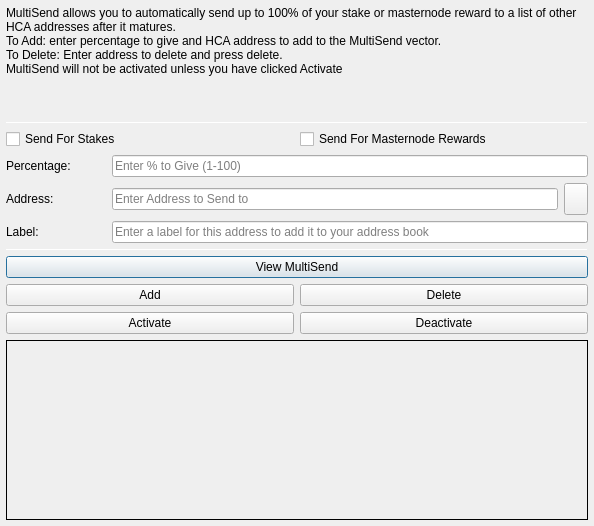
<?xml version="1.0" encoding="UTF-8"?>
<ui version="4.0">
 <class>MultiSendDialog</class>
 <widget class="QDialog" name="MultiSendDialog">
  <property name="windowModality">
   <enum>Qt::NonModal</enum>
  </property>
  <property name="geometry">
   <rect>
    <x>0</x>
    <y>0</y>
    <width>594</width>
    <height>526</height>
   </rect>
  </property>
  <property name="windowTitle">
   <string>MultiSend</string>
  </property>
  <layout class="QVBoxLayout" name="verticalLayout" stretch="0">
   <property name="leftMargin">
    <number>6</number>
   </property>
   <property name="topMargin">
    <number>6</number>
   </property>
   <property name="rightMargin">
    <number>6</number>
   </property>
   <property name="bottomMargin">
    <number>6</number>
   </property>
   <item>
    <layout class="QVBoxLayout" name="verticalLayout_Main" stretch="1,1,1,0,1,1,1">
     <item>
      <widget class="QLabel" name="label_2">
       <property name="lineWidth">
        <number>1</number>
       </property>
       <property name="text">
        <string>MultiSend allows you to automatically send up to 100% of your stake or masternode reward to a list of other HCA addresses after it matures.
To Add: enter percentage to give and HCA address to add to the MultiSend vector.
To Delete: Enter address to delete and press delete.
MultiSend will not be activated unless you have clicked Activate</string>
       </property>
       <property name="alignment">
        <set>Qt::AlignLeading|Qt::AlignLeft|Qt::AlignTop</set>
       </property>
       <property name="wordWrap">
        <bool>true</bool>
       </property>
      </widget>
     </item>
     <item>
      <widget class="Line" name="line">
       <property name="minimumSize">
        <size>
         <width>0</width>
         <height>1</height>
        </size>
       </property>
       <property name="maximumSize">
        <size>
         <width>16777215</width>
         <height>1</height>
        </size>
       </property>
       <property name="orientation">
        <enum>Qt::Horizontal</enum>
       </property>
      </widget>
     </item>
     <item>
      <layout class="QVBoxLayout" name="verticalLayout_Settings">
       <item>
        <layout class="QHBoxLayout" name="horizontalLayout">
         <item>
          <widget class="QCheckBox" name="multiSendStakeCheckBox">
           <property name="text">
            <string>Send For Stakes</string>
           </property>
          </widget>
         </item>
         <item>
          <widget class="QCheckBox" name="multiSendMasternodeCheckBox">
           <property name="text">
            <string>Send For Masternode Rewards</string>
           </property>
          </widget>
         </item>
        </layout>
       </item>
       <item>
        <layout class="QHBoxLayout" name="horizontalLayout_6">
         <item>
          <widget class="QLabel" name="label">
           <property name="minimumSize">
            <size>
             <width>100</width>
             <height>0</height>
            </size>
           </property>
           <property name="toolTip">
            <string>Percentage of stake to send</string>
           </property>
           <property name="text">
            <string>Percentage:</string>
           </property>
          </widget>
         </item>
         <item>
          <widget class="QLineEdit" name="multiSendPercentEdit">
           <property name="toolTip">
            <string>Enter whole numbers 1 - 100</string>
           </property>
           <property name="placeholderText">
            <string>Enter % to Give (1-100)</string>
           </property>
          </widget>
         </item>
        </layout>
       </item>
       <item>
        <layout class="QHBoxLayout" name="horizontalLayout_7">
         <item>
          <widget class="QLabel" name="label_5">
           <property name="minimumSize">
            <size>
             <width>100</width>
             <height>0</height>
            </size>
           </property>
           <property name="toolTip">
            <string>Address to send portion of stake to</string>
           </property>
           <property name="text">
            <string>Address:</string>
           </property>
          </widget>
         </item>
         <item>
          <widget class="QLineEdit" name="multiSendAddressEdit">
           <property name="toolTip">
            <string/>
           </property>
           <property name="placeholderText">
            <string>Enter Address to Send to</string>
           </property>
          </widget>
         </item>
         <item>
          <widget class="QToolButton" name="addressBookButton">
           <property name="maximumSize">
            <size>
             <width>16777215</width>
             <height>32</height>
            </size>
           </property>
           <property name="toolTip">
            <string>Choose an address from the address book</string>
           </property>
           <property name="text">
            <string/>
           </property>
           <property name="icon">
            <iconset resource="../hca.qrc">
             <normaloff>:/icons/address-book</normaloff>:/icons/address-book</iconset>
           </property>
           <property name="shortcut">
            <string>Alt+A</string>
           </property>
          </widget>
         </item>
        </layout>
       </item>
      </layout>
     </item>
     <item>
      <layout class="QHBoxLayout" name="horizontalLayout_3">
       <item>
        <widget class="QLabel" name="label_3">
         <property name="minimumSize">
          <size>
           <width>100</width>
           <height>0</height>
          </size>
         </property>
         <property name="text">
          <string>Label:</string>
         </property>
        </widget>
       </item>
       <item>
        <widget class="QLineEdit" name="labelAddressLabelEdit">
         <property name="placeholderText">
          <string>Enter a label for this address to add it to your address book</string>
         </property>
        </widget>
       </item>
      </layout>
     </item>
     <item>
      <widget class="Line" name="line_2">
       <property name="minimumSize">
        <size>
         <width>0</width>
         <height>1</height>
        </size>
       </property>
       <property name="maximumSize">
        <size>
         <width>16777215</width>
         <height>1</height>
        </size>
       </property>
       <property name="orientation">
        <enum>Qt::Horizontal</enum>
       </property>
      </widget>
     </item>
     <item>
      <layout class="QVBoxLayout" name="verticalLayout_Buttons">
       <item>
        <layout class="QHBoxLayout" name="horizontalLayout_4">
         <item>
          <widget class="QPushButton" name="viewButton">
           <property name="toolTip">
            <string/>
           </property>
           <property name="statusTip">
            <string>View MultiSend Vector</string>
           </property>
           <property name="text">
            <string>View MultiSend</string>
           </property>
          </widget>
         </item>
        </layout>
       </item>
       <item>
        <layout class="QHBoxLayout" name="horizontalLayout_2">
         <item>
          <widget class="QPushButton" name="addButton">
           <property name="toolTip">
            <string/>
           </property>
           <property name="statusTip">
            <string>Add to MultiSend Vector</string>
           </property>
           <property name="text">
            <string>Add</string>
           </property>
          </widget>
         </item>
         <item>
          <widget class="QPushButton" name="deleteButton">
           <property name="toolTip">
            <string/>
           </property>
           <property name="statusTip">
            <string>Delete Address From MultiSend Vector</string>
           </property>
           <property name="text">
            <string>Delete</string>
           </property>
          </widget>
         </item>
        </layout>
       </item>
       <item>
        <layout class="QHBoxLayout" name="horizontalLayout_5">
         <item>
          <widget class="QPushButton" name="activateButton">
           <property name="statusTip">
            <string>Activate MultiSend</string>
           </property>
           <property name="text">
            <string>Activate</string>
           </property>
          </widget>
         </item>
         <item>
          <widget class="QPushButton" name="disableButton">
           <property name="statusTip">
            <string>Deactivate MultiSend</string>
           </property>
           <property name="text">
            <string>Deactivate</string>
           </property>
          </widget>
         </item>
        </layout>
       </item>
      </layout>
     </item>
     <item>
      <widget class="QLabel" name="message">
       <property name="minimumSize">
        <size>
         <width>0</width>
         <height>180</height>
        </size>
       </property>
       <property name="frameShape">
        <enum>QFrame::Panel</enum>
       </property>
       <property name="frameShadow">
        <enum>QFrame::Plain</enum>
       </property>
       <property name="lineWidth">
        <number>1</number>
       </property>
       <property name="midLineWidth">
        <number>1</number>
       </property>
       <property name="text">
        <string/>
       </property>
       <property name="alignment">
        <set>Qt::AlignLeading|Qt::AlignLeft|Qt::AlignTop</set>
       </property>
       <property name="wordWrap">
        <bool>true</bool>
       </property>
      </widget>
     </item>
    </layout>
   </item>
  </layout>
 </widget>
 <resources>
  <include location="../hca.qrc"/>
 </resources>
 <connections/>
</ui>
